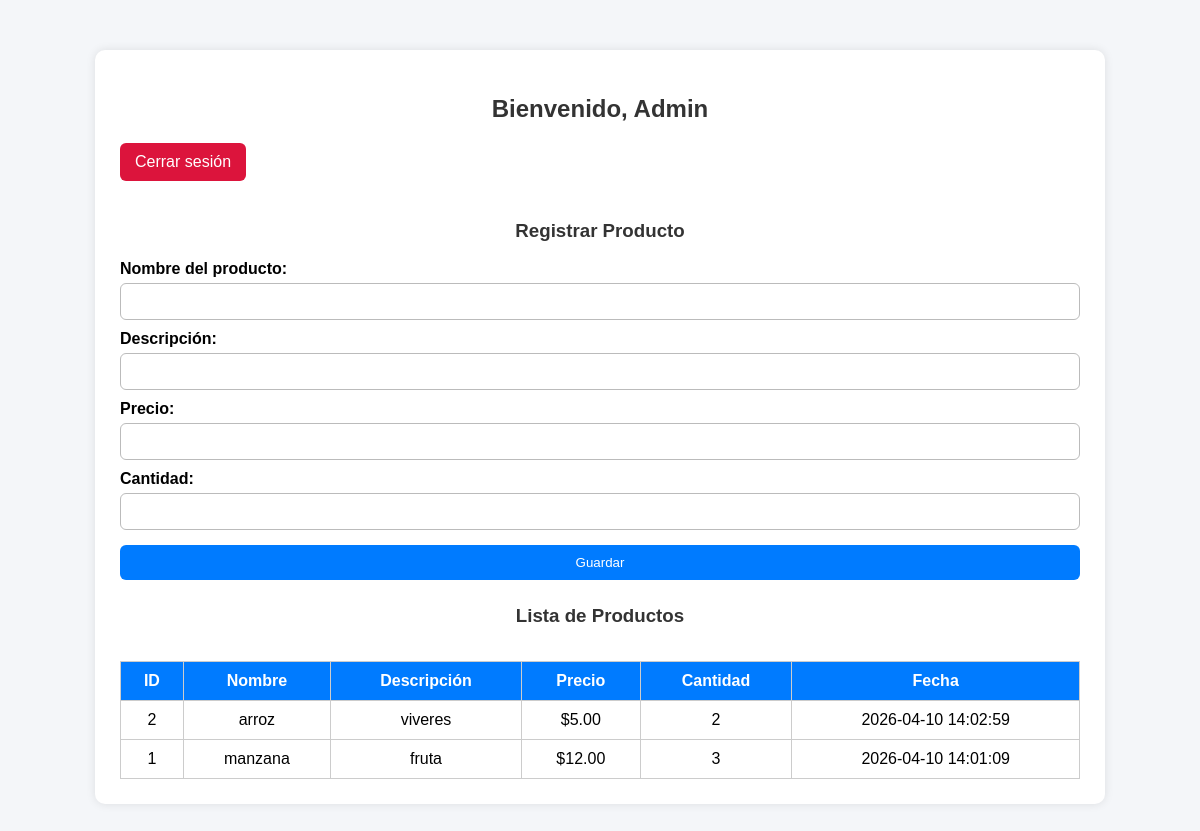
Page /dashboard.php (signed in) on the committed database.
### tables this page shows
CREATE TABLE `productos` (
  `id` int(11) NOT NULL,
  `nombre` varchar(100) NOT NULL,
  `descripcion` varchar(255) NOT NULL,
  `precio` decimal(10,2) NOT NULL,
  `cantidad` int(11) NOT NULL,
  `fecha_registro` timestamp NOT NULL DEFAULT current_timestamp()
);

### dashboard.php (the view, shortened to what this page needs)
<?php
require_once "conexion.php";
$sql = "SELECT * FROM productos ORDER BY fecha_registro DESC";
$resultado = $conn->query($sql);
?>
<!DOCTYPE html>
<html lang="es">
<head>
    <link rel="stylesheet" href="style.css">
</head>
<body>
    <div class="container panel">
        <h2>Bienvenido, <?php echo htmlspecialchars($_SESSION['usuario']); ?></h2>
        <a href="logout.php" class="logout">Cerrar sesión</a>
        <h3>Registrar Producto</h3>
        <form action="guardar_producto.php" method="POST">
            <label>Nombre del producto:</label>
            <input type="text" name="nombre" maxlength="100" required>
            <label>Descripción:</label>
            <input type="text" name="descripcion" maxlength="255" required>
            <label>Precio:</label>
            <input type="number" name="precio" step="0.01" min="0.01" required>
            <label>Cantidad:</label>
            <input type="number" name="cantidad" min="1" required>
            <button type="submit">Guardar</button>
        </form>
        <h3>Lista de Productos</h3>
        <div class="tabla-responsive">
            <table>
                <thead>
                    <tr>
                        <th>ID</th>
                        <th>Nombre</th>
                        <th>Descripción</th>
                        <th>Precio</th>
                        <th>Cantidad</th>
                        <th>Fecha</th>
                    </tr>
                </thead>
                <tbody>
                    <?php if ($resultado->num_rows > 0): ?>
                        <?php while ($fila = $resultado->fetch_assoc()): ?>
                            <tr>
                                <td><?php echo $fila['id']; ?></td>
                                <td><?php echo htmlspecialchars($fila['nombre']); ?></td>
                                <td><?php echo htmlspecialchars($fila['descripcion']); ?></td>
                                <td>$<?php echo number_format($fila['precio'], 2); ?></td>
                                <td><?php echo $fila['cantidad']; ?></td>
                                <td><?php echo $fila['fecha_registro']; ?></td>
                            </tr>
                        <?php endwhile; ?>
                    <?php else: ?>
                        <tr>
                            <td colspan="6">No hay productos registrados todavía.</td>
                        </tr>
                    <?php endif; ?>
                </tbody>
            </table>
        </div>
    </div>
</body>
</html>

### style.css (style rules this page uses)
body { font-family: Arial, sans-serif; background: #f4f6f9; margin: 0; padding: 0; }
.container { width: 80%; max-width: 500px; margin: 50px auto; background: white; padding: 25px; border-radius: 10px; box-shadow: 0 0 10px rgba(0,0,0,0.1); }
h2, h3 { color: #333; text-align: center; }
form { margin-bottom: 25px; }
label { display: block; margin-top: 10px; font-weight: bold; }
input { width: 100%; padding: 10px; margin-top: 5px; border: 1px solid #bbb; border-radius: 6px; box-sizing: border-box; }
button { width: 100%; margin-top: 15px; padding: 10px; border: none; background: #007bff; color: white; border-radius: 6px; cursor: pointer; }
.logout { display: inline-block; text-decoration: none; background: crimson; color: white; padding: 10px 15px; border-radius: 6px; margin-bottom: 20px; }
.panel { max-width: 1000px; }
table { width: 100%; border-collapse: collapse; margin-top: 15px; background: white; }
table, th, td { border: 1px solid #ccc; }
th, td { padding: 10px; text-align: center; }
th { background: #007bff; color: white; }
.tabla-responsive { overflow-x: auto; }

### rows in the picture
productos: id "2", nombre "arroz", descripcion "viveres", precio "5.00", cantidad "2", fecha_registro "2026-04-10 14:02:59"
productos: id "1", nombre "manzana", descripcion "fruta", precio "12.00", cantidad "3", fecha_registro "2026-04-10 14:01:09"

### other values in the picture
$_SESSION['usuario'] "Admin"
